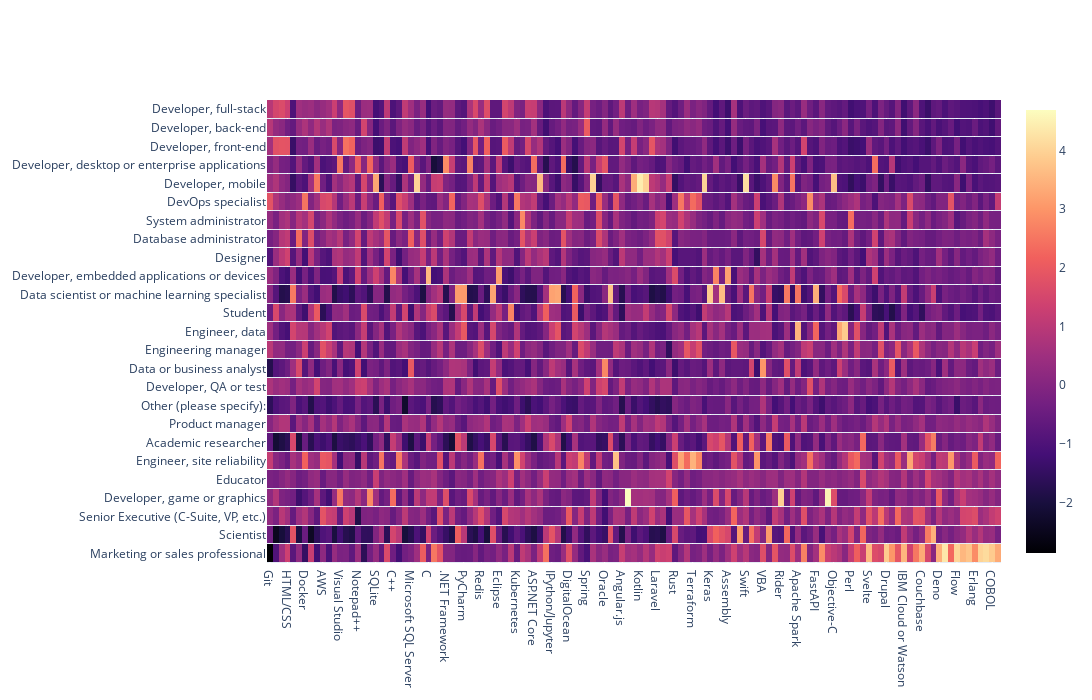

Here is the notebook cell this chart was saved with:
### Code cell
fig = go.Figure(data=go.Heatmap(z=std_skills , x= skills.columns , y= skills.index ,colorscale='magma',ygap=1))
fig.update_layout(width = 2500 , height = 700)
fig.show()

### Figure 1 — Plotly figure (JSON) as saved in the notebook; plotly's stock layout.template omitted (floating-point values rounded to 4 significant figures; data arrays with more than 128 entries replaced by an {"elided": "..."} marker saying what was removed)
{"data": [{"colorscale": [[0, "#000004"], [0.1111, "#180f3d"], [0.2222, "#440f76"], [0.3333, "#721f81"], [0.4444, "#9e2f7f"], [0.5556, "#cd4071"], [0.6667, "#f1605d"], [0.7778, "#fd9668"], [0.8889, "#feca8d"], [1, "#fcfdbf"]], "type": "heatmap", "x": ["Git", "Visual Studio Code", "JavaScript", "HTML/CSS", "Python", "SQL", "Docker", "MySQL", "Java", "AWS", "PostgreSQL", "Node.js", "Visual Studio", "React.js", "TypeScript", "Notepad++", "IntelliJ", "C#", "SQLite", "Bash/Shell", "jQuery", "C++", "Vim", "MongoDB", "Microsoft SQL Server", "Android Studio", "PHP", "C", "Sublime Text", "Google Cloud Platform", ".NET Framework", "Microsoft Azure", "NumPy", "PyCharm", ".NET Core / .NET 5", "Express", "Redis", "Angular", "Pandas", "Eclipse", "Yarn", "Heroku", "Kubernetes", "MariaDB", "Vue.js", "ASP.NET Core ", "Firebase", "Atom", "IPython/Jupyter", "Flask", "ASP.NET", "DigitalOcean", "Django", "Elasticsearch", "Spring", "Xcode", "PowerShell", "Oracle", "TensorFlow", "Go", "Angular.js", "Unity 3D", "React Native", "Kotlin", "Flutter", "Webstorm", "Laravel", "PHPStorm", "NetBeans", "Rust", "Ansible", "Ruby", "Terraform", "DynamoDB", "Dart", "Keras", "Qt", "Torch/PyTorch", "Assembly", "Ruby on Rails", "Emacs", "Swift", "R", "Neovim", "VBA", "Matlab", "Cordova", "Rider", "RStudio", "Xamarin", "Apache Spark", "Gatsby", "Groovy", "FastAPI", "Symfony", "Unreal Engine", "Objective-C", "Hadoop", "Scala", "Perl", "Cassandra", "Haskell", "Svelte", "Delphi", "Clojure", "Drupal", "IBM DB2", "Elixir", "IBM Cloud or Watson", "Puppet", "RubyMine", "Couchbase", "LISP", "Julia", "Deno", "Oracle Cloud Infrastructure", "Chef", "Flow", "F#", "TextMate", "Erlang", "APL", "Crystal", "COBOL", "Pulumi"], "y": ["Marketing or sales professional", "Scientist", "Senior Executive (C-Suite, VP, etc.)", "Developer, game or graphics", "Educator", "Engineer, site reliability", "Academic researcher", "Product manager", "Other (please specify):", "Developer, QA or test", "Data or business analyst", "Engineering manager", "Engineer, data", "Student", "Data scientist or machine learning specialist", "Developer, embedded applications or devices", "Designer", "Database administrator", "System administrator", "DevOps specialist", "Developer, mobile", "Developer, desktop or enterprise applications", "Developer, front-end", "Developer, back-end", "Developer, full-stack"], "ygap": 1, "z": {"elided": "25x125 float values"}}], "layout": {"height": 700, "width": 2500}}
